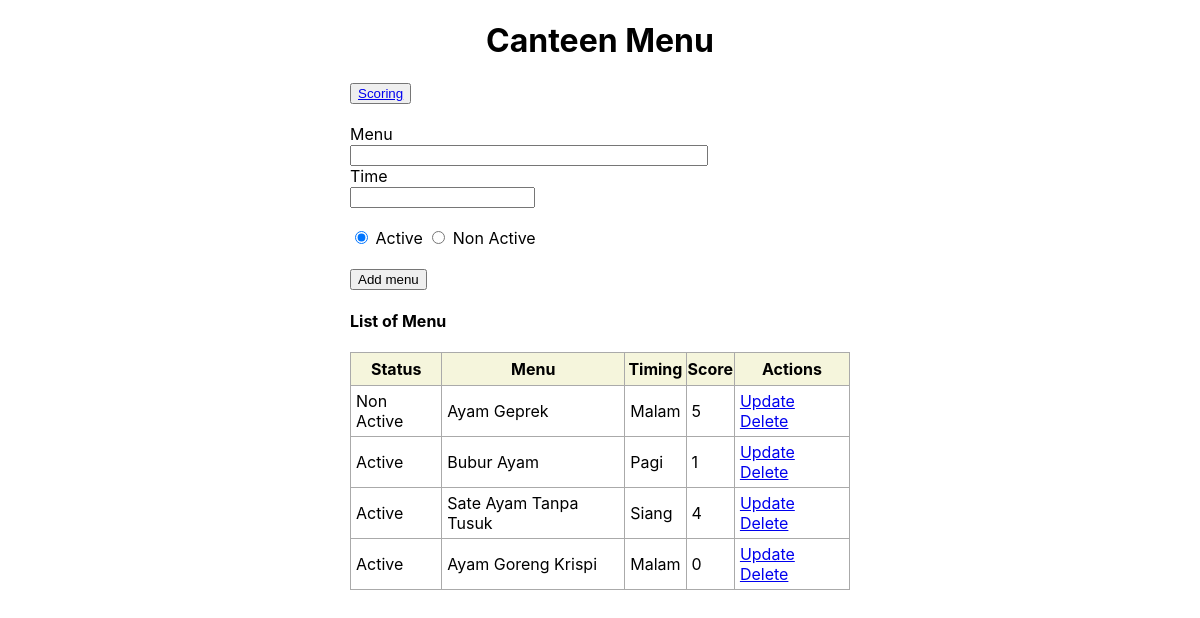
The page / on the database its author committed.
### app.py (models this page shows, shortened)
class listmenu(db.Model):
    id = db.Column(db.Integer, primary_key=True)
    content = db.Column(db.String(200), nullable=False)
    timing = db.Column(db.String(200), nullable=False)
    score = db.Column(db.Integer)
    status = db.Column(db.String(200), nullable=False)

### app.py (the view)
@app.route('/', methods=['POST', 'GET'])
def index():
    if request.method == 'POST':
        menu_content = request.form['content']
        meal_time = request.form['timing']
        menu_score = request.form['score']
        menu_status = request.form['status']
        new_menu = listmenu(content=menu_content, timing=meal_time, score=menu_score, status=menu_status)
        try:
            db.session.add(new_menu)
            db.session.commit()
            return redirect('/')
        except:
            return 'There was an issue adding your menu'
    else:
        menus = listmenu.query.order_by(listmenu.id).all()
        return render_template('index.html', menus=menus)

### templates/index.html (shortened to what this page needs)
{% extends 'base.html' %}
{% block body %}
<div class="content">
    <h1 style="text-align: center">Canteen Menu</h1>
    <button><a href="/scoring">Scoring</a></button>
    <div class="form">
        <form action="/" method="POST">
            <label for="content">Menu</label><br>
            <input type="text" name="content" id="content" required>
            <br>
            <label for="timing">Time</label><br>
            <input type="text" name="timing" id="timing" required>
            <br>
            <br>
            <input type="radio" id="active" name="status" value="Active" checked>
            <label for="active">Active</label>
            <input type="radio" id="inactive" name="status" value="Non Active">
            <label for="inactive">Non Active</label>
            <br><br>
            <input type="submit" value="Add menu">
        </form>
    </div>
    {% if menus|length < 1 %}
    <h4 style="text-align: center">There are no menus. Create one below!</h4>
    {% else %}
    <h4>List of Menu</h4>
    <table>
        <tr>
            <th>Status</th>
            <th>Menu</th>
            <th>Timing</th>
            <th>Score</th>
            <th>Actions</th>
        </tr>
        {% for menu in menus %}
            <tr>
                <td>{{ menu.status }}</td>
                <td>{{ menu.content }}</td>
                <td>{{ menu.timing }}</td>
                <td>{{ menu.score }}</td>
                <td>
                    <a href="/update/{{menu.id}}">Update</a>
                    <a href="/delete/{{menu.id}}">Delete</a>
                </td>
            </tr>
        {% endfor %}
    </table>
    {% endif %}
</div>
{% endblock %}

### static/css/main.css (style rules this page uses)
body, html { margin: 0; font-family: -apple-system, BlinkMacSystemFont, 'Segoe UI', Roboto, Oxygen, Ubuntu, Cantarell, 'Open Sans', 'Helvetica Neue', sans-serif; background-color: white; }
.content { margin: 0 auto; width: 500px; }
table, td, th { border: 1px solid #aaa; }
table { border-collapse: collapse; width: 100%; }
th { background-color: beige; height: 30px; }
td { text-align: left; padding: 5px; }
.form { margin-top: 20px; }
#content { width: 70%; }

### rows shown on the page
listmenu: status "Non Active", content "Ayam Geprek", timing "Malam", score "5"
listmenu: status "Active", content "Bubur Ayam", timing "Pagi", score "1"
listmenu: status "Active", content "Sate Ayam Tanpa Tusuk", timing "Siang", score "4"
listmenu: status "Active", content "Ayam Goreng Krispi", timing "Malam", score "0"
